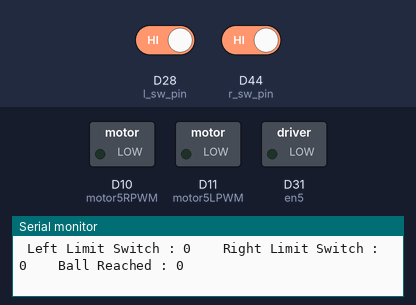
The sketch below on a simulated Arduino Due. Shown: switched loads named in the sketch (green lamp = pin HIGH), the last lines printed to the serial monitor. The test bench sets the inputs (shaded band); at power-on: D28 (l_sw_pin) HIGH, D44 (r_sw_pin) HIGH.

Above: at 1.2 s.
1.3 s: D28 (l_sw_pin) driven LOW and D44 (r_sw_pin) driven LOW
At 2.6 s:
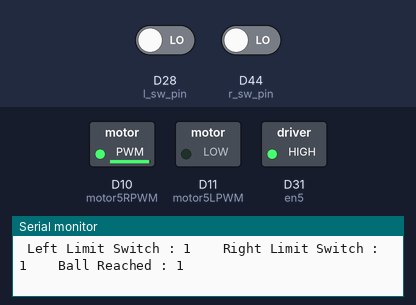
2.9 s: D28 (l_sw_pin) driven HIGH
At 4.1 s:
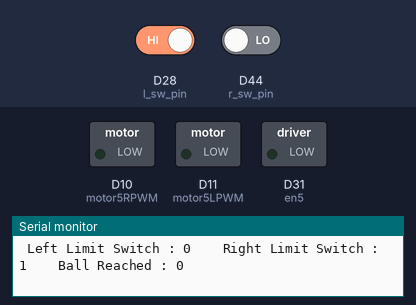
4.5 s: D28 (l_sw_pin) driven LOW
At 5.5 s:
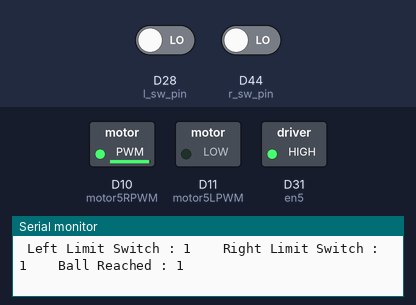
6.1 s: D44 (r_sw_pin) driven HIGH
At 6.8 s:
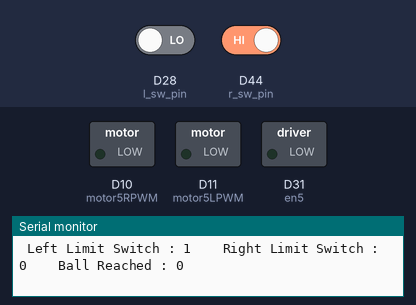
Timing chart, 0 to 8.7 s (numbered marks = the images above; inputs shaded):
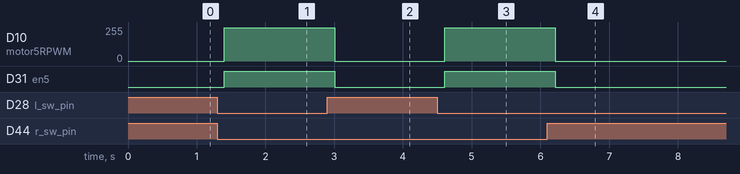

Measured:
- after the input at 1.3 s, D10 (motor5RPWM): 0/255 → 249/255 after 0.10 s; D31 (en5): LOW → HIGH after 0.10 s
- after the input at 2.9 s, D10 (motor5RPWM): 249/255 → 0/255 after 0.11 s; D31 (en5): HIGH → LOW after 0.11 s
- after the input at 4.5 s, D10 (motor5RPWM): 0/255 → 249/255 after 0.11 s; D31 (en5): LOW → HIGH after 0.11 s
- after the input at 6.1 s, D10 (motor5RPWM): 249/255 → 0/255 after 0.12 s; D31 (en5): HIGH → LOW after 0.12 s

The sketch:

penggiring.ino
```cpp
bool ball_reached = false;

void setup() {
  Serial.begin(9600);

  limit_sw_setup();
  motor_setup();
}

void loop() {
  ball_check();
  setPenggiring(ball_reached);
  delay(200);
}
```

limit_switch.ino
```cpp
#define l_sw_pin 28
#define r_sw_pin 44

void limit_sw_setup() {
  pinMode(l_sw_pin, INPUT_PULLUP);
  pinMode(r_sw_pin, INPUT_PULLUP);
}

void ball_check() {
  bool l_limit = digitalRead(l_sw_pin);
  bool r_limit = digitalRead(r_sw_pin);
  ball_reached = ((!l_limit) && (!r_limit));
  Serial.print(" Left Limit Switch : ");
  Serial.print(!l_limit);
  Serial.print("    Right Limit Switch : ");
  Serial.print(!r_limit);
  Serial.print("    Ball Reached : ");
  Serial.print(ball_reached);
  Serial.println("");
}
```

motor.ino
```cpp
#define en5 31  // Penggiring
#define motor5LPWM 11
#define motor5RPWM 10

void motor_setup() {
  pinMode(en5, OUTPUT);
  pinMode(motor5LPWM, OUTPUT);
  pinMode(motor5RPWM, OUTPUT);
}

void setPenggiring(bool active) {
  analogWriteResolution(12);
  analogWrite(motor5LPWM, 0);
  if (active) {
    digitalWrite(en5, HIGH);
    analogWrite(motor5RPWM, 4000);
  } else {
    digitalWrite(en5, LOW);
    analogWrite(motor5RPWM, 0);
  }
}
```
